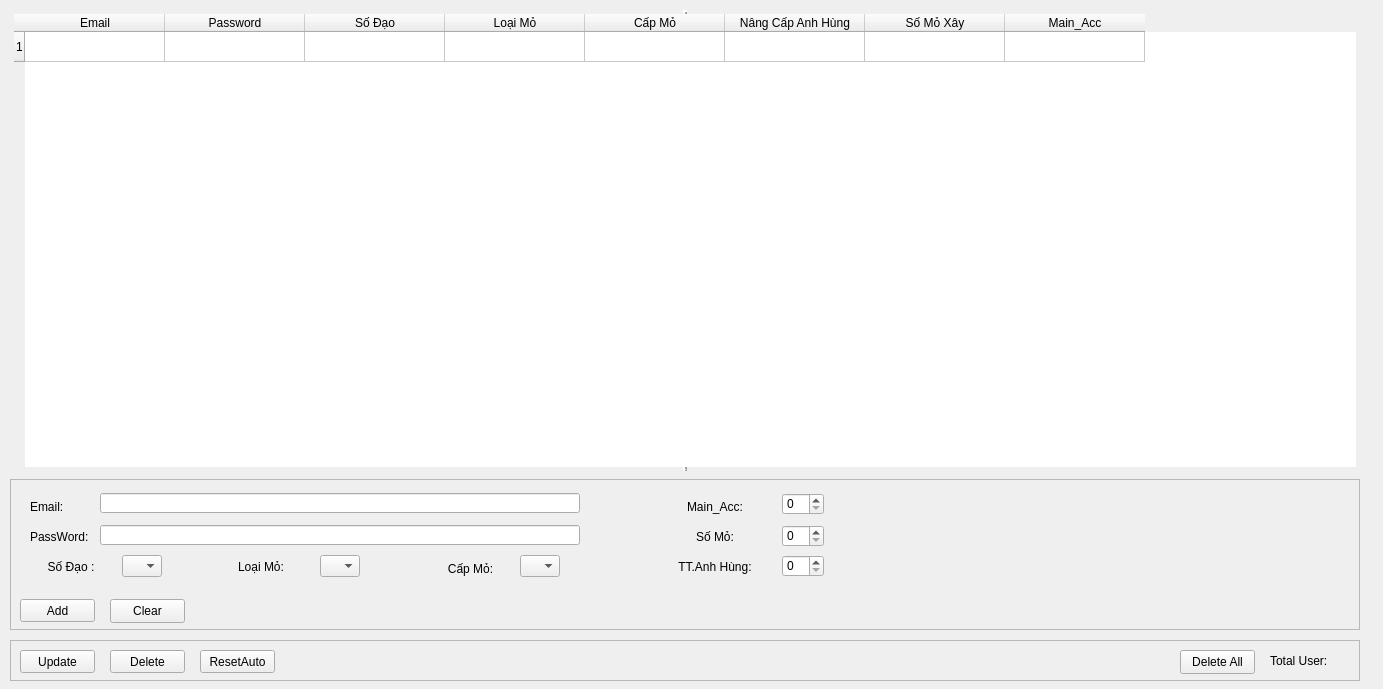
<?xml version="1.0" encoding="UTF-8"?>
<ui version="4.0">
 <class>FarmInfo</class>
 <widget class="QWidget" name="FarmInfo">
  <property name="geometry">
   <rect>
    <x>0</x>
    <y>0</y>
    <width>1383</width>
    <height>689</height>
   </rect>
  </property>
  <property name="windowTitle">
   <string>Farm Info</string>
  </property>
  <widget class="QTableWidget" name="tableWidget">
   <property name="geometry">
    <rect>
     <x>10</x>
     <y>10</y>
     <width>1350</width>
     <height>461</height>
    </rect>
   </property>
   <property name="mouseTracking">
    <bool>false</bool>
   </property>
   <property name="autoFillBackground">
    <bool>true</bool>
   </property>
   <property name="frameShape">
    <enum>QFrame::VLine</enum>
   </property>
   <property name="frameShadow">
    <enum>QFrame::Raised</enum>
   </property>
   <property name="lineWidth">
    <number>2</number>
   </property>
   <property name="selectionBehavior">
    <enum>QAbstractItemView::SelectRows</enum>
   </property>
   <property name="gridStyle">
    <enum>Qt::SolidLine</enum>
   </property>
   <property name="rowCount">
    <number>1</number>
   </property>
   <property name="columnCount">
    <number>8</number>
   </property>
   <attribute name="horizontalHeaderCascadingSectionResizes">
    <bool>false</bool>
   </attribute>
   <attribute name="horizontalHeaderDefaultSectionSize">
    <number>140</number>
   </attribute>
   <row/>
   <column>
    <property name="text">
     <string>Email</string>
    </property>
   </column>
   <column>
    <property name="text">
     <string>Password</string>
    </property>
   </column>
   <column>
    <property name="text">
     <string>Số Đạo</string>
    </property>
   </column>
   <column>
    <property name="text">
     <string>Loại Mỏ</string>
    </property>
   </column>
   <column>
    <property name="text">
     <string>Cấp Mỏ</string>
    </property>
   </column>
   <column>
    <property name="text">
     <string>Nâng Cấp Anh Hùng</string>
    </property>
   </column>
   <column>
    <property name="text">
     <string>Số Mỏ Xây</string>
    </property>
   </column>
   <column>
    <property name="text">
     <string>Main_Acc</string>
    </property>
   </column>
  </widget>
  <widget class="QFrame" name="frame">
   <property name="geometry">
    <rect>
     <x>10</x>
     <y>640</y>
     <width>1350</width>
     <height>41</height>
    </rect>
   </property>
   <property name="frameShape">
    <enum>QFrame::StyledPanel</enum>
   </property>
   <property name="frameShadow">
    <enum>QFrame::Plain</enum>
   </property>
   <widget class="QPushButton" name="Edit">
    <property name="geometry">
     <rect>
      <x>10</x>
      <y>10</y>
      <width>75</width>
      <height>23</height>
     </rect>
    </property>
    <property name="text">
     <string>Update</string>
    </property>
   </widget>
   <widget class="QPushButton" name="Delete">
    <property name="geometry">
     <rect>
      <x>100</x>
      <y>10</y>
      <width>75</width>
      <height>23</height>
     </rect>
    </property>
    <property name="text">
     <string>Delete</string>
    </property>
   </widget>
   <widget class="QPushButton" name="ResetAuto">
    <property name="geometry">
     <rect>
      <x>190</x>
      <y>10</y>
      <width>75</width>
      <height>23</height>
     </rect>
    </property>
    <property name="text">
     <string>ResetAuto</string>
    </property>
   </widget>
   <widget class="QLabel" name="label_8">
    <property name="geometry">
     <rect>
      <x>1260</x>
      <y>14</y>
      <width>71</width>
      <height>14</height>
     </rect>
    </property>
    <property name="text">
     <string>Total User:</string>
    </property>
   </widget>
   <widget class="QPushButton" name="deleteall">
    <property name="geometry">
     <rect>
      <x>1170</x>
      <y>10</y>
      <width>75</width>
      <height>24</height>
     </rect>
    </property>
    <property name="text">
     <string>Delete All</string>
    </property>
   </widget>
  </widget>
  <widget class="QFrame" name="frame_2">
   <property name="geometry">
    <rect>
     <x>10</x>
     <y>479</y>
     <width>1350</width>
     <height>151</height>
    </rect>
   </property>
   <property name="autoFillBackground">
    <bool>true</bool>
   </property>
   <property name="frameShape">
    <enum>QFrame::StyledPanel</enum>
   </property>
   <property name="frameShadow">
    <enum>QFrame::Sunken</enum>
   </property>
   <widget class="QPushButton" name="pushButton">
    <property name="geometry">
     <rect>
      <x>10</x>
      <y>120</y>
      <width>75</width>
      <height>23</height>
     </rect>
    </property>
    <property name="text">
     <string>Add</string>
    </property>
   </widget>
   <widget class="QLabel" name="label">
    <property name="geometry">
     <rect>
      <x>20</x>
      <y>20</y>
      <width>47</width>
      <height>16</height>
     </rect>
    </property>
    <property name="text">
     <string>Email: </string>
    </property>
   </widget>
   <widget class="QLineEdit" name="lineEdit_email">
    <property name="geometry">
     <rect>
      <x>90</x>
      <y>14</y>
      <width>480</width>
      <height>20</height>
     </rect>
    </property>
   </widget>
   <widget class="QLabel" name="label_2">
    <property name="geometry">
     <rect>
      <x>20</x>
      <y>50</y>
      <width>61</width>
      <height>16</height>
     </rect>
    </property>
    <property name="text">
     <string>PassWord:</string>
    </property>
   </widget>
   <widget class="QLineEdit" name="lineEdit_password">
    <property name="geometry">
     <rect>
      <x>90</x>
      <y>46</y>
      <width>480</width>
      <height>20</height>
     </rect>
    </property>
   </widget>
   <widget class="QLabel" name="label_3">
    <property name="geometry">
     <rect>
      <x>20</x>
      <y>80</y>
      <width>82</width>
      <height>16</height>
     </rect>
    </property>
    <property name="text">
     <string>Số Đạo :</string>
    </property>
    <property name="alignment">
     <set>Qt::AlignCenter</set>
    </property>
   </widget>
   <widget class="QComboBox" name="comboBox_sodao">
    <property name="geometry">
     <rect>
      <x>112</x>
      <y>76</y>
      <width>40</width>
      <height>22</height>
     </rect>
    </property>
   </widget>
   <widget class="QLabel" name="label_4">
    <property name="geometry">
     <rect>
      <x>210</x>
      <y>80</y>
      <width>82</width>
      <height>16</height>
     </rect>
    </property>
    <property name="text">
     <string>Loại Mỏ:</string>
    </property>
    <property name="alignment">
     <set>Qt::AlignCenter</set>
    </property>
   </widget>
   <widget class="QComboBox" name="comboBox_loaimo">
    <property name="geometry">
     <rect>
      <x>310</x>
      <y>76</y>
      <width>40</width>
      <height>22</height>
     </rect>
    </property>
   </widget>
   <widget class="QLabel" name="label_5">
    <property name="geometry">
     <rect>
      <x>650</x>
      <y>80</y>
      <width>110</width>
      <height>16</height>
     </rect>
    </property>
    <property name="text">
     <string>TT.Anh Hùng:</string>
    </property>
    <property name="alignment">
     <set>Qt::AlignCenter</set>
    </property>
   </widget>
   <widget class="QLabel" name="label_6">
    <property name="geometry">
     <rect>
      <x>650</x>
      <y>50</y>
      <width>110</width>
      <height>16</height>
     </rect>
    </property>
    <property name="text">
     <string>Số Mỏ:</string>
    </property>
    <property name="alignment">
     <set>Qt::AlignCenter</set>
    </property>
   </widget>
   <widget class="QLabel" name="label_7">
    <property name="geometry">
     <rect>
      <x>650</x>
      <y>20</y>
      <width>110</width>
      <height>16</height>
     </rect>
    </property>
    <property name="text">
     <string>Main_Acc:</string>
    </property>
    <property name="alignment">
     <set>Qt::AlignCenter</set>
    </property>
   </widget>
   <widget class="QSpinBox" name="spinBox_somoxay">
    <property name="geometry">
     <rect>
      <x>772</x>
      <y>46</y>
      <width>42</width>
      <height>22</height>
     </rect>
    </property>
   </widget>
   <widget class="QSpinBox" name="spinBox_2_ttanhhung">
    <property name="geometry">
     <rect>
      <x>772</x>
      <y>76</y>
      <width>42</width>
      <height>22</height>
     </rect>
    </property>
   </widget>
   <widget class="QSpinBox" name="spinBox_3_mainacc">
    <property name="geometry">
     <rect>
      <x>772</x>
      <y>14</y>
      <width>42</width>
      <height>22</height>
     </rect>
    </property>
   </widget>
   <widget class="QPushButton" name="Clear">
    <property name="geometry">
     <rect>
      <x>100</x>
      <y>120</y>
      <width>75</width>
      <height>24</height>
     </rect>
    </property>
    <property name="text">
     <string>Clear</string>
    </property>
   </widget>
   <widget class="QComboBox" name="comboBox_loaimo_2">
    <property name="geometry">
     <rect>
      <x>510</x>
      <y>76</y>
      <width>40</width>
      <height>22</height>
     </rect>
    </property>
   </widget>
   <widget class="QLabel" name="label_9">
    <property name="geometry">
     <rect>
      <x>420</x>
      <y>82</y>
      <width>81</width>
      <height>16</height>
     </rect>
    </property>
    <property name="text">
     <string>Cấp Mỏ:</string>
    </property>
    <property name="alignment">
     <set>Qt::AlignCenter</set>
    </property>
   </widget>
  </widget>
 </widget>
 <resources/>
 <connections/>
</ui>
